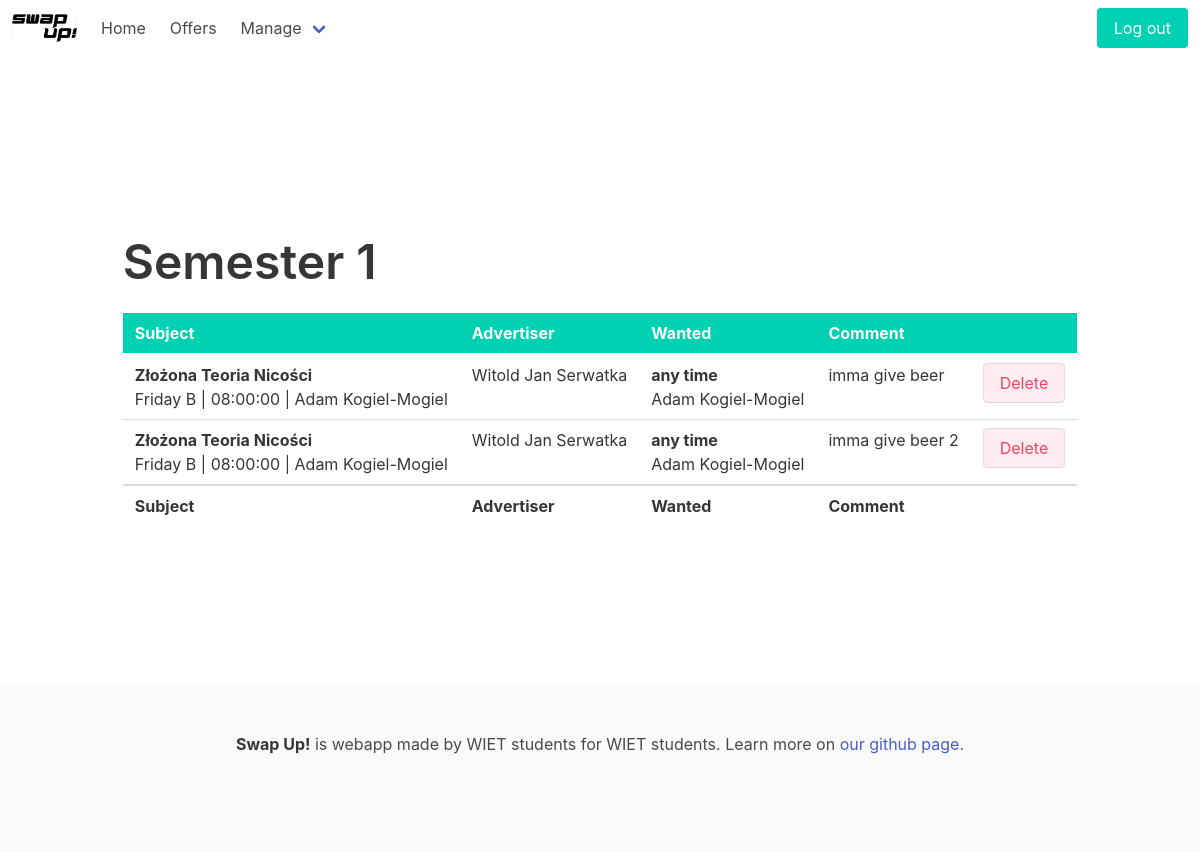
Page /exchange/manage/1 (signed in) on the committed database.
### exchange/models.py (models this page shows)
class Exchange(models.Model):
    class Semester(models.IntegerChoices):
        SEM1 = 1
        SEM2 = 2
        SEM3 = 3
        SEM4 = 4
        SEM5 = 5
        SEM6 = 6
        SEM7 = 7
        SEM8 = 8
        SEM9 = 9
        SEM10 = 10
    creation_date = models.DateField(null=True)
    modification_date = models.DateField(null=True)
    name = models.CharField(max_length=30, null=True)
    semester = models.IntegerField(choices=Semester.choices, null=True)

class Subject(models.Model):
    class Semester(models.IntegerChoices):
        SEM1 = 1
        SEM2 = 2
        SEM3 = 3
        SEM4 = 4
        SEM5 = 5
        SEM6 = 6
        SEM7 = 7
        SEM8 = 8
        SEM9 = 9
        SEM10 = 10
    subject_name = models.CharField(max_length=30, null=True)
    category = models.CharField(max_length=30, null=True)
    path = models.CharField(max_length=30, choices=PATHS, null=True)
    semester = models.IntegerField(choices=Semester.choices, null=True)
    mandatory = models.BooleanField(null=True)

class Offer(models.Model):
    STATES = [
        ('N', 'New'),
        ('P', 'Pending'),
        ('C', 'Closed')
    ]
    student = models.ForeignKey(Student, on_delete=models.CASCADE, null=True)
    exchange = models.ForeignKey(Exchange, on_delete=models.CASCADE, null=True)
    state = models.CharField(max_length=10, choices=STATES, default=STATES[0])
    unwanted_class = models.ForeignKey(Class, on_delete=models.CASCADE, related_name='unwanted_class', null=True)
    preferred_days = None
    preferred_times = None
    preferred_teachers = models.ManyToManyField(Teacher)
    additional_information = models.CharField(max_length=100, null=True)
    other_student = models.ForeignKey(User, on_delete=models.CASCADE, null=True)
    other_offer = models.IntegerField(null=True)

### exchange/views.py (the view)
# urls.py: path('manage/<int:exchange_id>', views.exhange, name='exchange')
@login_required
def exhange(request, exchange_id):
    name = ''
    items = []
    db_exchanges = Exchange.objects.all()
    for exchange in db_exchanges:
        if exchange.semester == exchange_id:
            name = exchange.name
    db_offers = Offer.objects.all()
    for offer in db_offers:
        item_dict = {
            "student": f'{offer.student.user.first_name} {offer.student.user.last_name}' if offer.student.user.first_name and offer.student.user.last_name else 'Anonymous',
            "subject": offer.unwanted_class.subject_id.subject_name if offer.unwanted_class.subject_id.subject_name else '',
            "time": f'{offer.unwanted_class.day} {offer.unwanted_class.week} | {offer.unwanted_class.time}' if offer.unwanted_class else '',
            "other_times": offer.preferred_days,
            "teacher": f'{offer.unwanted_class.teacher_id.first_name} {offer.unwanted_class.teacher_id.last_name}' if offer.unwanted_class.teacher_id else '',
            "other_teachers": ",".join([f'{teacher.first_name} {teacher.last_name}' for teacher in offer.preferred_teachers.all()]),
            "comment": offer.additional_information if offer.additional_information else None,
        }
        items.append(item_dict)
    return render(request, 'exchange/exchange.html', {'items': items, 'name': name})

### exchange/templates/exchange/exchange.html
{% extends 'base.html' %}
{% block content %}
<div class="container is-max-desktop">
    <p class="title is-1"> {{name}} </p>
    <table class='table'>
        <thead>
        <tr class="is-selected">
            <th>Subject</th>
            <th>Advertiser</th>
            <th>Wanted</th>
            <th>Comment</th>
            <th></th>
        </tr>
        </thead>
        <tfoot>
        <tr>
            <th>Subject</th>
            <th>Advertiser</th>
            <th>Wanted</th>
            <th>Comment</th>
            <th></th>
        </tr>
        </tfoot>
        <tbody>
        {% for item in items %}
        <tr>
            <td>
                <strong>{{item.subject}}</strong>
                <p>{{item.time}} | {{item.teacher}}</p>
            </td>
            <td>
                {% if item.student %}
                {{item.student}}
                {% endif %}
            </td>
            <td>
                <strong>
                    {% if item.other_times %}
                    {{item.other_times}}
                    {% else %}
                    any time
                    {% endif %}
                </strong>
                <p>
                    {% if item.other_teachers %}
                    {{item.other_teachers}}
                    {% else %}
                    any teacher
                    {% endif %}
                </p>
            </td>
            <td>
                {% if item.comment %}
                {{item.comment}}
                {% endif %}
            </td>
            <td>
                <button class="button has-background-danger-light has-text-danger">
                    Delete
                </button>
            </td>
        </tr>
        {% endfor %}
        </tbody>
    </table>
</div>
{% endblock %}

### rows in the picture
Exchange: name "Semester 1"
Subject: subject "Złożona Teoria Nicości" "Złożona Teoria Nicości"
Offer: comment "imma give beer"
Offer: comment "imma give beer 2"

### other values in the picture
{{ item.time }} "Friday B | 08:00:00" "Friday B | 08:00:00"
{{ item.teacher }} "Adam Kogiel-Mogiel" "Adam Kogiel-Mogiel"
{{ item.student }} "Witold Jan Serwatka" "Witold Jan Serwatka"
{{ item.other_teachers }} "Adam Kogiel-Mogiel" "Adam Kogiel-Mogiel"
